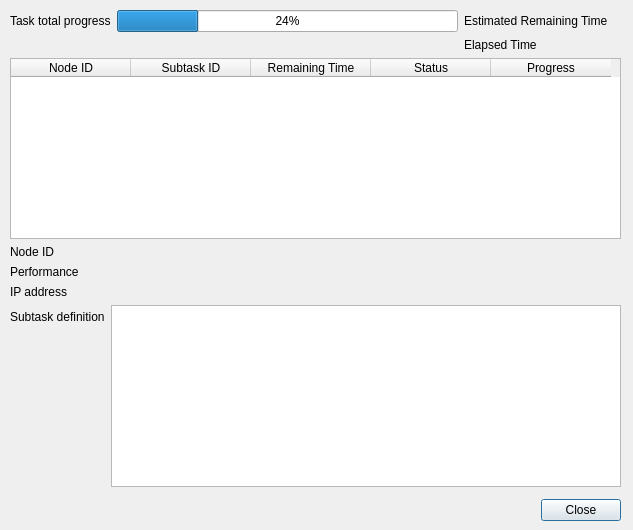
<?xml version="1.0" encoding="UTF-8"?>
<ui version="4.0">
 <class>TaskDetailsDialog</class>
 <widget class="QDialog" name="TaskDetailsDialog">
  <property name="windowModality">
   <enum>Qt::WindowModal</enum>
  </property>
  <property name="geometry">
   <rect>
    <x>0</x>
    <y>0</y>
    <width>633</width>
    <height>530</height>
   </rect>
  </property>
  <property name="windowTitle">
   <string>Dialog</string>
  </property>
  <widget class="QWidget" name="verticalLayoutWidget">
   <property name="geometry">
    <rect>
     <x>10</x>
     <y>10</y>
     <width>611</width>
     <height>511</height>
    </rect>
   </property>
   <layout class="QVBoxLayout" name="verticalLayout">
    <item>
     <layout class="QGridLayout" name="gridLayout">
      <item row="0" column="3">
       <widget class="QLabel" name="estimatedRemainingTimeLabel">
        <property name="text">
         <string/>
        </property>
       </widget>
      </item>
      <item row="0" column="2">
       <widget class="QLabel" name="label_2">
        <property name="text">
         <string>Estimated Remaining Time</string>
        </property>
       </widget>
      </item>
      <item row="0" column="1">
       <widget class="QProgressBar" name="totalTaskProgressBar">
        <property name="value">
         <number>24</number>
        </property>
       </widget>
      </item>
      <item row="0" column="0">
       <widget class="QLabel" name="label">
        <property name="text">
         <string>Task total progress</string>
        </property>
       </widget>
      </item>
      <item row="1" column="2">
       <widget class="QLabel" name="label_4">
        <property name="text">
         <string>Elapsed Time</string>
        </property>
       </widget>
      </item>
      <item row="1" column="3">
       <widget class="QLabel" name="elapsedTimeLabel">
        <property name="text">
         <string/>
        </property>
       </widget>
      </item>
     </layout>
    </item>
    <item>
     <widget class="QTableWidget" name="nodesTableWidget">
      <property name="sizePolicy">
       <sizepolicy hsizetype="Expanding" vsizetype="Expanding">
        <horstretch>0</horstretch>
        <verstretch>0</verstretch>
       </sizepolicy>
      </property>
      <property name="contextMenuPolicy">
       <enum>Qt::CustomContextMenu</enum>
      </property>
      <property name="layoutDirection">
       <enum>Qt::LeftToRight</enum>
      </property>
      <property name="autoFillBackground">
       <bool>true</bool>
      </property>
      <property name="frameShape">
       <enum>QFrame::StyledPanel</enum>
      </property>
      <property name="editTriggers">
       <set>QAbstractItemView::NoEditTriggers</set>
      </property>
      <property name="alternatingRowColors">
       <bool>false</bool>
      </property>
      <property name="selectionBehavior">
       <enum>QAbstractItemView::SelectRows</enum>
      </property>
      <property name="textElideMode">
       <enum>Qt::ElideRight</enum>
      </property>
      <property name="verticalScrollMode">
       <enum>QAbstractItemView::ScrollPerPixel</enum>
      </property>
      <property name="horizontalScrollMode">
       <enum>QAbstractItemView::ScrollPerPixel</enum>
      </property>
      <property name="gridStyle">
       <enum>Qt::DashLine</enum>
      </property>
      <property name="sortingEnabled">
       <bool>false</bool>
      </property>
      <property name="cornerButtonEnabled">
       <bool>true</bool>
      </property>
      <attribute name="horizontalHeaderVisible">
       <bool>true</bool>
      </attribute>
      <attribute name="horizontalHeaderCascadingSectionResizes">
       <bool>false</bool>
      </attribute>
      <attribute name="horizontalHeaderDefaultSectionSize">
       <number>120</number>
      </attribute>
      <attribute name="horizontalHeaderHighlightSections">
       <bool>false</bool>
      </attribute>
      <attribute name="verticalHeaderVisible">
       <bool>true</bool>
      </attribute>
      <attribute name="verticalHeaderDefaultSectionSize">
       <number>20</number>
      </attribute>
      <attribute name="verticalHeaderHighlightSections">
       <bool>false</bool>
      </attribute>
      <column>
       <property name="text">
        <string>Node ID</string>
       </property>
      </column>
      <column>
       <property name="text">
        <string>Subtask ID</string>
       </property>
      </column>
      <column>
       <property name="text">
        <string>Remaining Time</string>
       </property>
      </column>
      <column>
       <property name="text">
        <string>Status</string>
       </property>
      </column>
      <column>
       <property name="text">
        <string>Progress</string>
       </property>
      </column>
     </widget>
    </item>
    <item>
     <layout class="QFormLayout" name="formLayout">
      <property name="topMargin">
       <number>0</number>
      </property>
      <item row="0" column="0">
       <widget class="QLabel" name="label_6">
        <property name="text">
         <string>Node ID</string>
        </property>
       </widget>
      </item>
      <item row="1" column="0">
       <widget class="QLabel" name="label_7">
        <property name="text">
         <string>Performance</string>
        </property>
       </widget>
      </item>
      <item row="1" column="1">
       <widget class="QLabel" name="performanceLabel">
        <property name="text">
         <string/>
        </property>
       </widget>
      </item>
      <item row="2" column="0">
       <widget class="QLabel" name="label_9">
        <property name="text">
         <string>IP address</string>
        </property>
       </widget>
      </item>
      <item row="2" column="1">
       <widget class="QLabel" name="nodeIpAddressLabel">
        <property name="text">
         <string/>
        </property>
       </widget>
      </item>
      <item row="3" column="0">
       <widget class="QLabel" name="label_11">
        <property name="text">
         <string>Subtask definition</string>
        </property>
       </widget>
      </item>
      <item row="0" column="1">
       <widget class="QLabel" name="nodeIdLabel">
        <property name="text">
         <string/>
        </property>
       </widget>
      </item>
      <item row="3" column="1">
       <widget class="QPlainTextEdit" name="subtaskDefinitionTextEdit">
        <property name="acceptDrops">
         <bool>false</bool>
        </property>
        <property name="undoRedoEnabled">
         <bool>false</bool>
        </property>
        <property name="readOnly">
         <bool>true</bool>
        </property>
       </widget>
      </item>
     </layout>
    </item>
    <item>
     <layout class="QHBoxLayout" name="horizontalLayout">
      <property name="topMargin">
       <number>6</number>
      </property>
      <item>
       <spacer name="horizontalSpacer">
        <property name="orientation">
         <enum>Qt::Horizontal</enum>
        </property>
        <property name="sizeHint" stdset="0">
         <size>
          <width>40</width>
          <height>20</height>
         </size>
        </property>
       </spacer>
      </item>
      <item>
       <widget class="QPushButton" name="closeButton">
        <property name="text">
         <string>Close</string>
        </property>
       </widget>
      </item>
     </layout>
    </item>
   </layout>
  </widget>
 </widget>
 <resources/>
 <connections/>
</ui>
